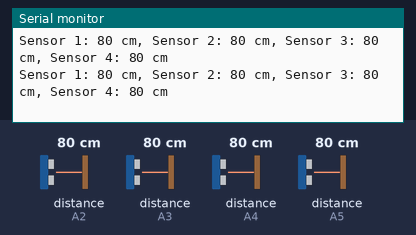
Bench run of a sketch on a simulated Arduino Uno, built with avr-gcc and run on an emulated ATmega328P. Shown: the last lines printed to the serial monitor. Inputs (shaded band) come from the test bench; at power-on: distance to the obstacle (sensors on A2, A3, A4, A5) 80 cm.

Above: at 1.2 s.
1.3 s: distance to the obstacle (sensor on A2) set to 2 cm
At 1.7 s:
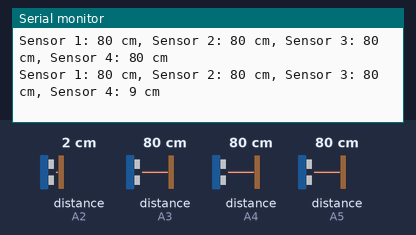
2.8 s: distance to the obstacle (sensor on A2) set to 18 cm
At 2.83 s:
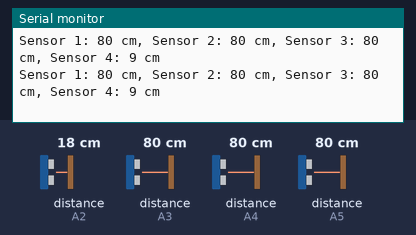
5.8 s: distance to the obstacle (sensor on A3) set to 2 cm
At 5.95 s:
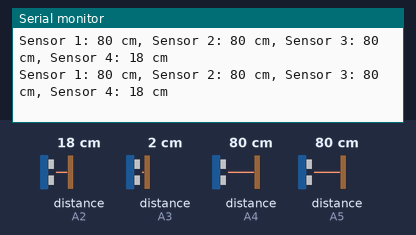
7.3 s: distance to the obstacle (sensor on A4) set to 2 cm
At 7.36 s:
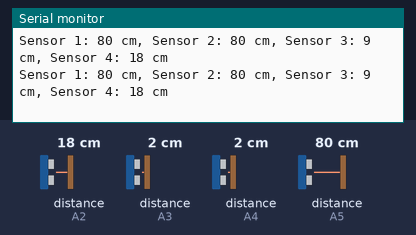
10.3 s: distance to the obstacle (sensor on A5) set to 2 cm
At 10.46 s:
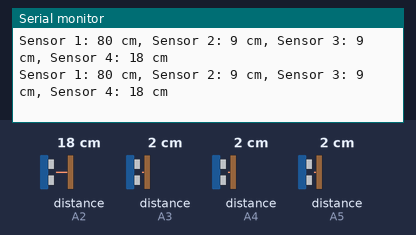
11.8 s: distance to the obstacle (sensor on A3) set to 18 cm
At 11.86 s:
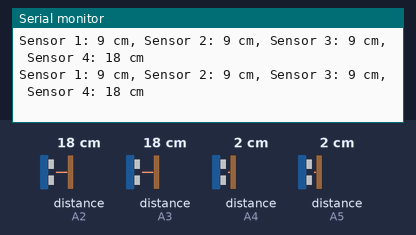
Timing chart, 0 to 14.8 s (numbered marks = the images above; inputs shaded):
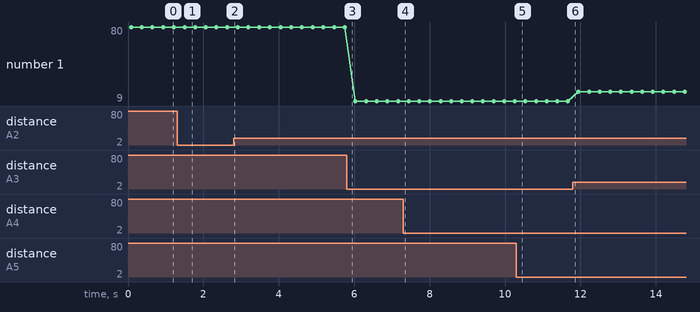

Measured:
- after the input at 1.3 s, the serial monitor: prints a new line after 0.20 s (image 1)
- plotted number 1: 80 → 9 after the input at 5.8 s

The sketch:

Sensorcodefordistance.ino
```cpp
#include "SharpIR.h"

#define IRPin1 A5
#define IRPin2 A4
#define IRPin3 A3
#define IRPin4 A2

//#define relayPin1 12

#define model 100500

int distance1_cm;
int distance2_cm;
int distance3_cm;
int distance4_cm;

SharpIR sensor1 = SharpIR(IRPin1, model);
SharpIR sensor2 = SharpIR(IRPin2, model);
SharpIR sensor3 = SharpIR(IRPin3, model);
SharpIR sensor4 = SharpIR(IRPin4, model);

void setup() {
  Serial.begin(9600);


}

void loop() {
  distance1_cm = sensor1.distance();
  distance2_cm = sensor2.distance();
  distance3_cm = sensor3.distance();
  distance4_cm = sensor4.distance();

  Serial.print("Sensor 1: ");
  Serial.print(distance1_cm);
  Serial.print(" cm, ");

  Serial.print("Sensor 2: ");
  Serial.print(distance2_cm);
  Serial.print(" cm, ");

  Serial.print("Sensor 3: ");
  Serial.print(distance3_cm);
  Serial.print(" cm, ");

  Serial.print("Sensor 4: ");
  Serial.print(distance4_cm);
  Serial.println(" cm");

  delay(100);


  // if (distance4_cm <= 100) {
  //   digitalWrite(relayPin1, LOW); // Turn on relay connected to pin 12
  //   //digitalWrite(relayPin2, LOW);  // Turn off relay connected to pin 13
  // } else if (distance4_cm > 100) {
  //   digitalWrite(relayPin1, HIGH);  // Turn off relay connected to pin 12
  //   //digitalWrite(relayPin2, HIGH); // Turn on relay connected to pin 13
  // }

  // if (distance4_cm >= 200 || distance4_cm == 0) {
  //  // digitalWrite(relayPin3, HIGH); // Turn off relay connected to pin 12
  //   digitalWrite(relayPin1, LOW); // Turn off relay connected to pin 13
  // }

  delay(100);
}
```
